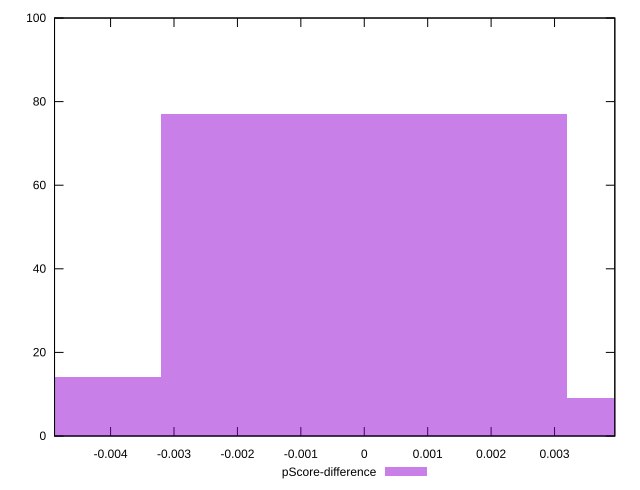

Generate this figure with gnuplot:
reset

$pScoreDifference <<EOF
0 77
0.006407241754804765 9
-0.006407241754804765 14
EOF

set key outside below
set boxwidth 0.006407241754804765
set xrange [-0.004883752116673856:0.003950710999719886]
set yrange [0:100]
set trange [0:100]
set style fill transparent solid 0.5 noborder
set terminal svg size 640, 490 enhanced background rgb 'white'
set output "reports/report_00031_2021-02-24T23-18-18.084Z/max-potential-fid/samples/astro/pScore-difference/histogram.svg"

plot $pScoreDifference title "pScore-difference" with boxes

reset
